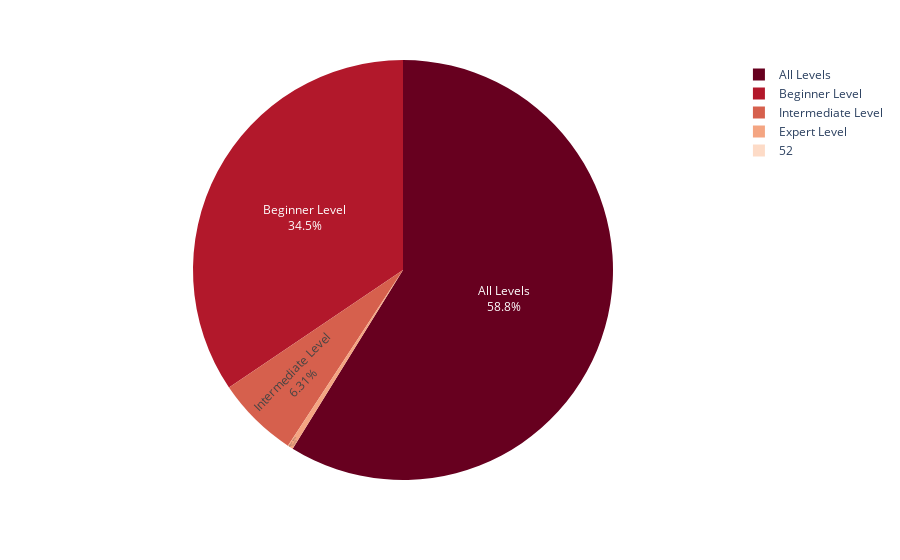

Notebook source saved alongside this figure:
### Code cell
#  How many subscribers per levels
fig = px.pie(df_sub_level, values='NumberOfSubscribers', names='Level', color_discrete_sequence=px.colors.sequential.RdBu)
fig.update_traces(textposition='inside', textinfo='percent+label')
fig.show()

### Figure 1 — Plotly figure (JSON) as saved in the notebook; plotly's stock layout.template omitted (floating-point values rounded to 4 significant figures)
{"data": [{"domain": {"x": [0, 1], "y": [0, 1]}, "hovertemplate": "Level=%{label}<br>NumberOfSubscribers=%{value}<extra></extra>", "labels": ["52", "All Levels", "Beginner Level", "Expert Level", "Intermediate Level"], "legendgroup": "", "name": "", "showlegend": true, "textinfo": "percent+label", "textposition": "inside", "type": "pie", "values": [30, 6916112, 4052843, 50196, 742005]}], "layout": {"autosize": true, "legend": {"tracegroupgap": 0}, "margin": {"t": 60}, "piecolorway": ["rgb(103,0,31)", "rgb(178,24,43)", "rgb(214,96,77)", "rgb(244,165,130)", "rgb(253,219,199)", "rgb(247,247,247)", "rgb(209,229,240)", "rgb(146,197,222)", "rgb(67,147,195)", "rgb(33,102,172)", "rgb(5,48,97)"]}}
